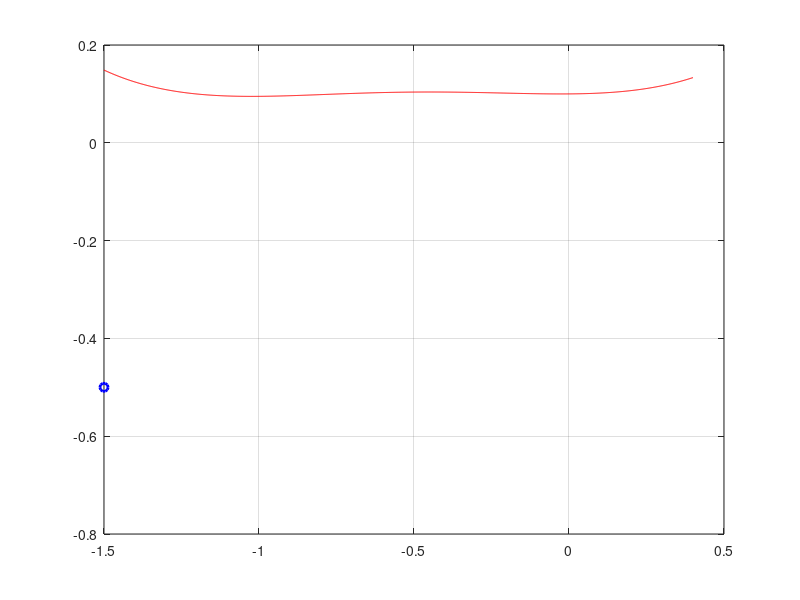

Recreate this plot in MATLAB. (Note: this script raises an error after producing the figure.)
% ### EXanimateMotion2.m ###       2017.01.19 CB

% demonstrates syntax to "animate" data (borrowed some elements from
% EXrandom2Wwalk.m) as well as function calls

clear
% ================================

% most of these bits are overly complicated for the main purpose of this
% code (i.e., it is "flashier" than it needs to be)
xlim= [-1.5 0.4];    % plotting limits {[-1.5 0.4]}
P.p= [0.1 0.2 0.1 0.005 0.1];     % params for a quartic function
P.t0 = 0.0;   % Start value {0}
P.tf = 5.0;   % Finish value {100?}
P.dt = 0.1;  % time step {0.001?}
filename = 'testnew51.gif';
saveGIF=0;
% ================================

% ---
x= linspace(xlim(1),xlim(2),1000);   % array of "reaction coord." values (for plotting)
E= @(x) P.p(1)*x.^4+ P.p(2)*x.^3+ P.p(3)*x.^2+ P.p(4)*x+ P.p(5); % energy function
y= 0.8*sin(2*pi*5*x)- 0.5;
xP= E(y);

% ---
figure(1); clf;
plot(x,E(x),'r-'); hold on; grid on;
p= plot(x(1),y(1),'bo','LineWidth',2);
for nn=2:length(y)
    p.XData = y(nn);    p.YData = xP(nn);
    drawnow
    % ---
    if saveGIF==1
        frame = getframe(1);
        im = frame2im(frame);
        [imind,cm] = rgb2ind(im,128);
        if (nn==1), imwrite(imind,cm,filename,'gif', 'Loopcount',inf);
        else    imwrite(imind,cm,filename,'gif','WriteMode','append'); end
    end
end
